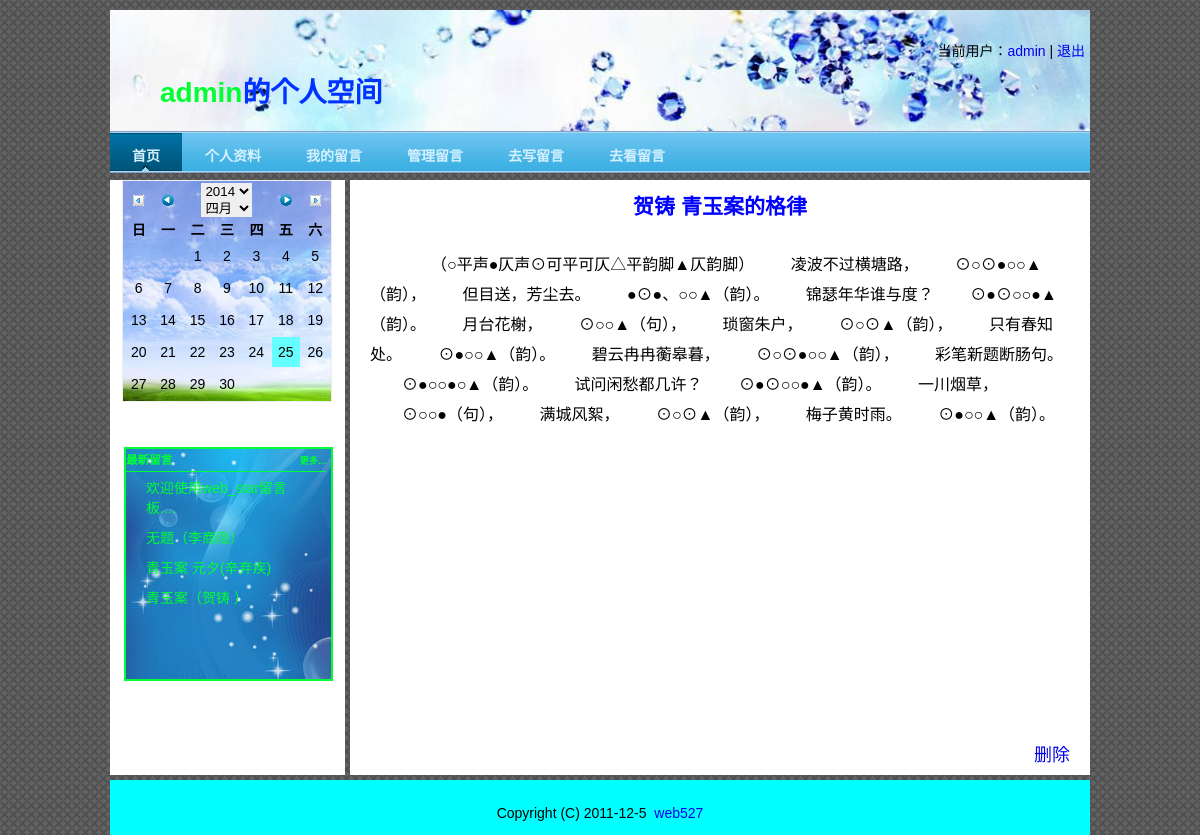
The page /user/user_show.php?id=1 (signed in) on the database its author committed.
### tables this page shows
CREATE TABLE `web_star` (
  `id` int(11) NOT NULL auto_increment COMMENT '用户自增id',
  `username` varchar(16) NOT NULL COMMENT '用户名',
  `title` varchar(16) NOT NULL COMMENT '提交的标题',
  `content` varchar(480) NOT NULL COMMENT '提交的内容',
  `good` varchar(16) NOT NULL default '0' COMMENT '好评',
  `bad` varchar(16) NOT NULL default '0' COMMENT '差评',
  `time` int(11) NOT NULL COMMENT '提交的时间',
  PRIMARY KEY  (`id`)
);

### include/class/mysql_db_class.php (called while the page is built, shortened)
<?php
 class mysql{
   private $db_host;
   private $db_name;
   private $db_pass;
   function __construct($db_host,$db_name,$db_pass,$db_database,$conn,$code){
     $this->db_host = $db_host;
	 $this->db_name = $db_name;
	 $this->db_pass = $db_pass;
	 $this->db_database = $db_database;
	 $this->code = $code;
   }
   function connect(){
     if($this->conn = "pconn"){
		if(!$this->conn = mysql_pconnect($this->db_host,$this->db_name,$this->db_pass)){
		   $this->error("服务器连接失败！");
		}
	 }
	 else{
	    if(!$this->conn = mysql_connect($this->db_host,$this->db_name,$this->db_pass)){
		   $this->error("服务器连接失败！");
		}
	 }
   }
   function query($sql){
		if(!$query = mysql_query($sql)){
		   $this->error('Query Error:'.$sql);
		}
		return $query;
   }
   function fetch_array($query,$result_type = MYSQL_ASSOC){
		return mysql_fetch_array($query,$result_type);
   }
   function select($table,$condition='',$parameters='*'){
		if(!$sel = $this->query("select $parameters from $table $condition")){
			$this->error("查询表".$table."中的数据失败！");
		}
		return $sel;
   }
 }

### conn/connect.php (called while the page is built, shortened)
<?php
include WEB."include/class/mysql_db_class.php";
$db = new mysql("localhost","root","yu","web_star","conn","UTF8");

### user/user_show.php (the view, shortened to what this page needs)
<?php
include "../conn/connect.php";
?>
<!DOCTYPE html PUBLIC "-//W3C//DTD XHTML 1.0 Transitional//EN" "http://www.w3.org/TR/xhtml1/DTD/xhtml1-transitional.dtd">
<html xmlns="http://www.w3.org/1999/xhtml">
<head>
<link type="text/css" rel="stylesheet" href="../css/user.css" />
</head>
<body>
<div id="wrap">
   <div id="header">
	 <?php
      include WEB."include/subpage/top.php";
      ?>
   </div>
   <div id="content">
     <div id="left">
	 <?php
      include WEB."include/subpage/left.php";
     ?>
     </div>
     <div id="right">
         <div class="show">
           <?php
		   $id = $_GET['id'];
		   $query = $db->select('web_star',"where id='$id'");
		   while($row = $db->fetch_array($query)){
		   ?>
            <h2><?php echo $row['title'] ?></h2>
            <div class="show_article">
             <div class="show_article_con">
              <?php
			    echo $row['content'];
				?>
              </div>
             <div class="show_article_show">
                <a href="user_show.php?web=del&id=<?php echo $row['id'] ?>">删除</a>
             </div>
            </div>
            <?php
		   }
		   ?>
         </div>
     </div>
   </div>
   <div id="footer">
	  <?php
       include "../include/subpage/bottom.php";
      ?>
   </div>
</div>
</body>
</html>

### include/subpage/left.php (shortened to what this page needs)
<div id="calendar">
<?php
include WEB."include/class/calendar.class.php";
?>
</div>
<div id="new_words">
 <div class="words_title">
   <h5>最新留言</h5>
   <h6><a href="user_message.php">更多...</a></h6>
 </div>
 <?php
     $query = $db->select('web_star',"where username='$_SESSION[name]' limit 0,8");
     while($rows = $db->fetch_array($query)){
 ?>
 <ul>
   <li><a href="user_show.php?id=<?php echo $rows['id'] ?>">
    <?php
	 echo mb_substr($rows['title'],0,28,'utf-8');
	 if(strlen($rows['title'])>28){
	   echo "....";
	 }
	?>
   </a></li>
 </ul>
 <?php
   }
 ?>
</div>

### css/user.css (style rules this page uses)
* { margin:0px; padding:0px; border:0px; }
body { font-family:宋体,Arial, Helvetica, sans-serif; background:url(../images/user_bg.gif); font-size:14px; }
a { text-decoration:none; }
ul { list-style:none; }
#wrap { width:980px; margin:0 auto; }
#header { margin-top:10px; width:980px; height:170px; }
#content { width:980px; height:600px; }
#left { width:235px; height:595px; float:left; background-color:#FFF; }
#new_words { width:205px; height:230px; margin-top:45px; margin-left:14px; border:2px solid #0F3; background:url(../images/new_words_bg.jpg); }
#new_words ul li { padding:5px 20px; }
#new_words ul li a,.words_title h6 a { color:#0F3; }
.words_title { width:200px; height:20px; border-bottom:1px solid #0F3; color:#00F }
.words_title h5 { margin-top:2px; color:#0F3; }
.words_title h6 { float:right; margin-top:-14px; }
#right { width:740px; height:595px; float:left; margin-left:5px; background-color:#FFF; }
#right .show { width:700px; height:550px; margin:0 auto; }
#right .show h2 { text-align:center; margin-top:10px; margin-bottom:30px; color:#00F; }
#right .show_article { font-size:16px; text-indent:37px; line-height:30px; }
#right .show_article_con { height:490px; }
#right .show .show_article_show { float:right; font-size:18px; }
#footer { width:980px; height:30px; clear:both; padding-top:25px; text-align:center; background-color:#0FF; }

### rows shown on the page
web_star: title "欢迎使用web_star留言板"
web_star: title "无题（李商隐）"
web_star: title "青玉案 元夕(辛弃疾)"
web_star: title "青玉案（贺铸 ）"
web_star: title "贺铸 青玉案的格律", content "（○平声●仄声⊙可平可仄△平韵脚▲仄韵脚） 凌波不过横塘路， ⊙○⊙●○○▲（韵）， 但目送，芳尘去。 ●⊙●、○○▲（韵）。 锦瑟年华谁与度？ ⊙●⊙○○●▲（韵）。 月台花榭， ⊙○○▲（句）， 琐窗朱户， ⊙○⊙▲（韵）， 只有春知处。 ⊙●○○▲（韵）。 碧云冉冉蘅皋暮， ⊙○⊙●○○▲（韵）， 彩笔新题断肠句。 ⊙●○○●○▲（韵）。 试问闲愁都几许？ ⊙●⊙○○●▲（韵）。 一川烟草， ⊙○○●（句）， 满城风絮， ⊙○⊙▲（韵）， 梅子黄时雨。 ⊙●○○▲（韵）。"

### other values the page prints
$_SESSION['name'] "admin"
$_SESSION[name] "admin"
$week[$i] "日"
$week[$i] "一"
$week[$i] "二"
$week[$i] "三"
$week[$i] "四"
$week[$i] "五"
$week[$i] "六"
form field year "2014"
form field month "四月"
